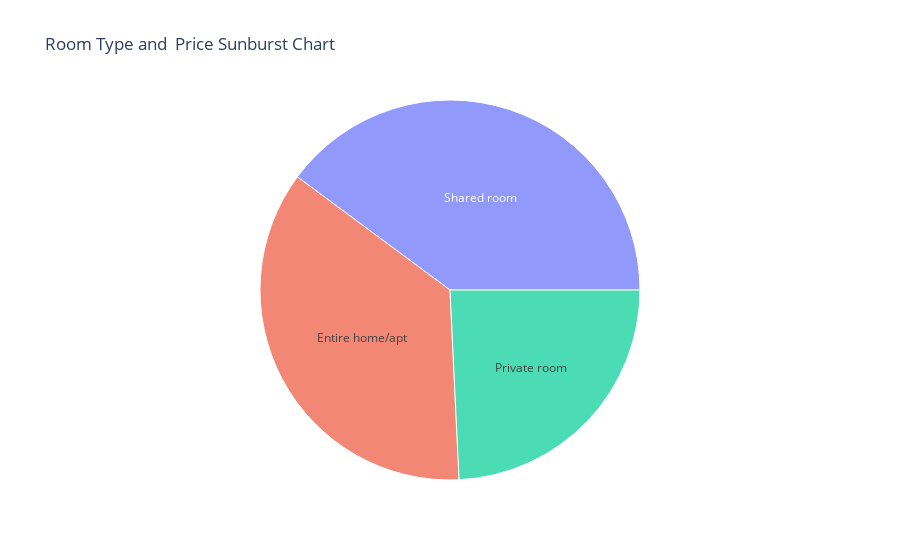

The notebook cell saved with this chart:
### Code cell
# Group by 'Room_type' and calculate the average price for each room type
grouped_df = df.groupby('Room_type')['Price'].mean().reset_index()

# Create a sunburst chart using Plotly Express
fig = px.sunburst(grouped_df,
                 path=['Room_type'],
                 values='Price',
                 title='Room Type and  Price Sunburst Chart')

# Show the chart
fig.show()

### Figure 1 — Plotly figure (JSON) as saved in the notebook; plotly's stock layout.template omitted (floating-point values rounded to 4 significant figures)
{"data": [{"branchvalues": "total", "domain": {"x": [0, 1], "y": [0, 1]}, "hovertemplate": "labels=%{label}<br>Price=%{value}<br>parent=%{parent}<br>id=%{id}<extra></extra>", "ids": ["Entire home/apt", "Private room", "Shared room"], "labels": ["Entire home/apt", "Private room", "Shared room"], "name": "", "parents": ["", "", ""], "type": "sunburst", "values": [315.1, 212.6, 349.6]}], "layout": {"legend": {"tracegroupgap": 0}, "title": {"text": "Room Type and  Price Sunburst Chart"}}}
